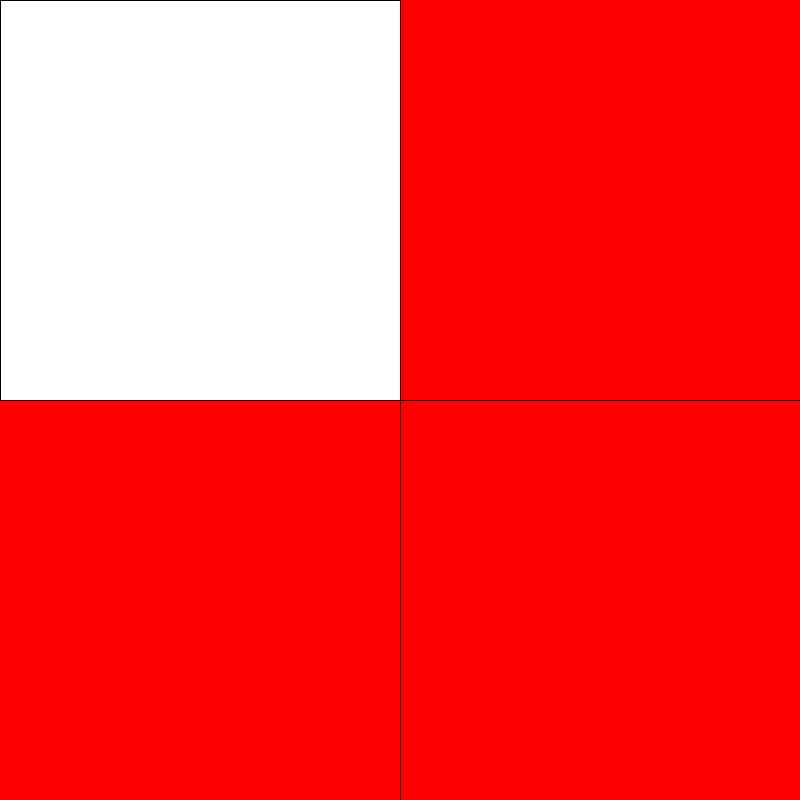
Frame 1 (no input)
Frame 60 (the mouse pressed at the canvas centre just before this capture): identical to frame 1, image omitted
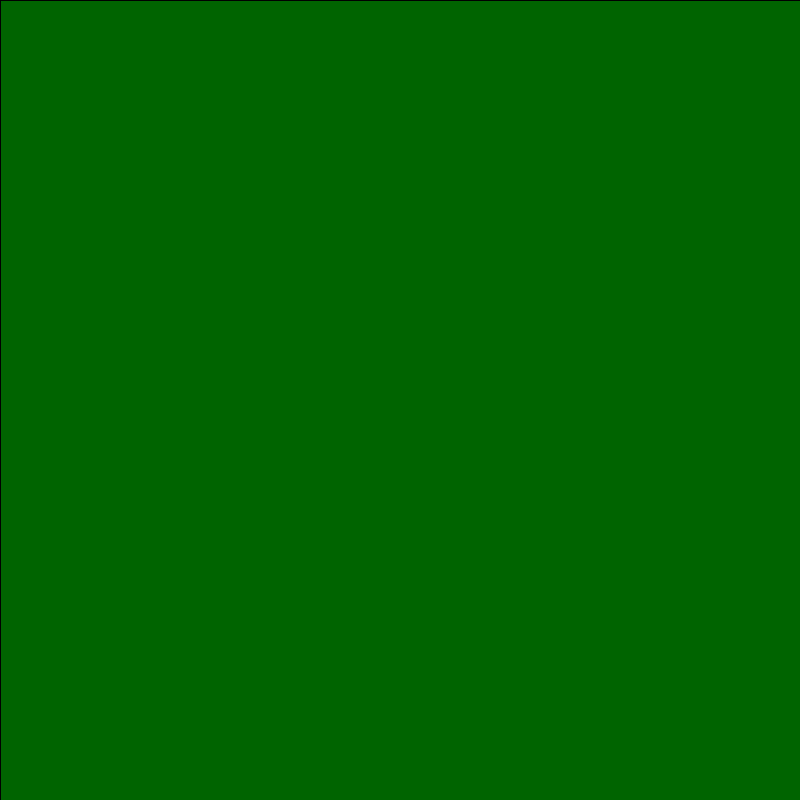
Frame 120 (the mouse held since frame 60 and released just before this capture)

The Processing sketch that drew these frames (run headless with seeded random() and noise(); from frame 60 on, the mouse is pressed at the canvas centre):

// Processing sketch: Color_Changing_rects_warmup_HW_WK14
// ── Color_Changing_rects_warmup_HW_WK14.pde
PVector greenOneTwo = new PVector(255,255);
PVector greenThreeFour = new PVector(255,255);

void setup(){
  size(800,800);
  
}
void draw(){
  background(255,0,0);
  PVector half = new PVector(width/2,height/2);
  //up and down line
  line(half.x,0,half.x,800);
  //right and left line
  line(0,half.y,width,half.y);
  //Top left script
  if(mouseX<=half.x && mouseY<=half.y){
    fill(255,255,255);
    //top left rect
    rect(0,0,half.x,half.y);
    }
    //top right script
    if(mouseX>=half.x && mouseY<=half.y){
        //top right rect
  rect(half.x,0,half.x,half.y);
      fill(255,255,greenOneTwo.y);
    }
    if(mouseX<=half.x && mouseY>=half.x){
      fill(255,255,greenThreeFour.x);
        //bottom left rect
  rect(0,half.y,half.x,half.y);
    }
    
    if(mouseX>=half.x && mouseY>=half.y){
      fill(255,255,255);
       //bottom right rect
  rect(half.x,half.y,half.x,half.y);
}
if(mousePressed){
  fill(0,100,0);
  rect(0,0,800,800);
}
}
  
